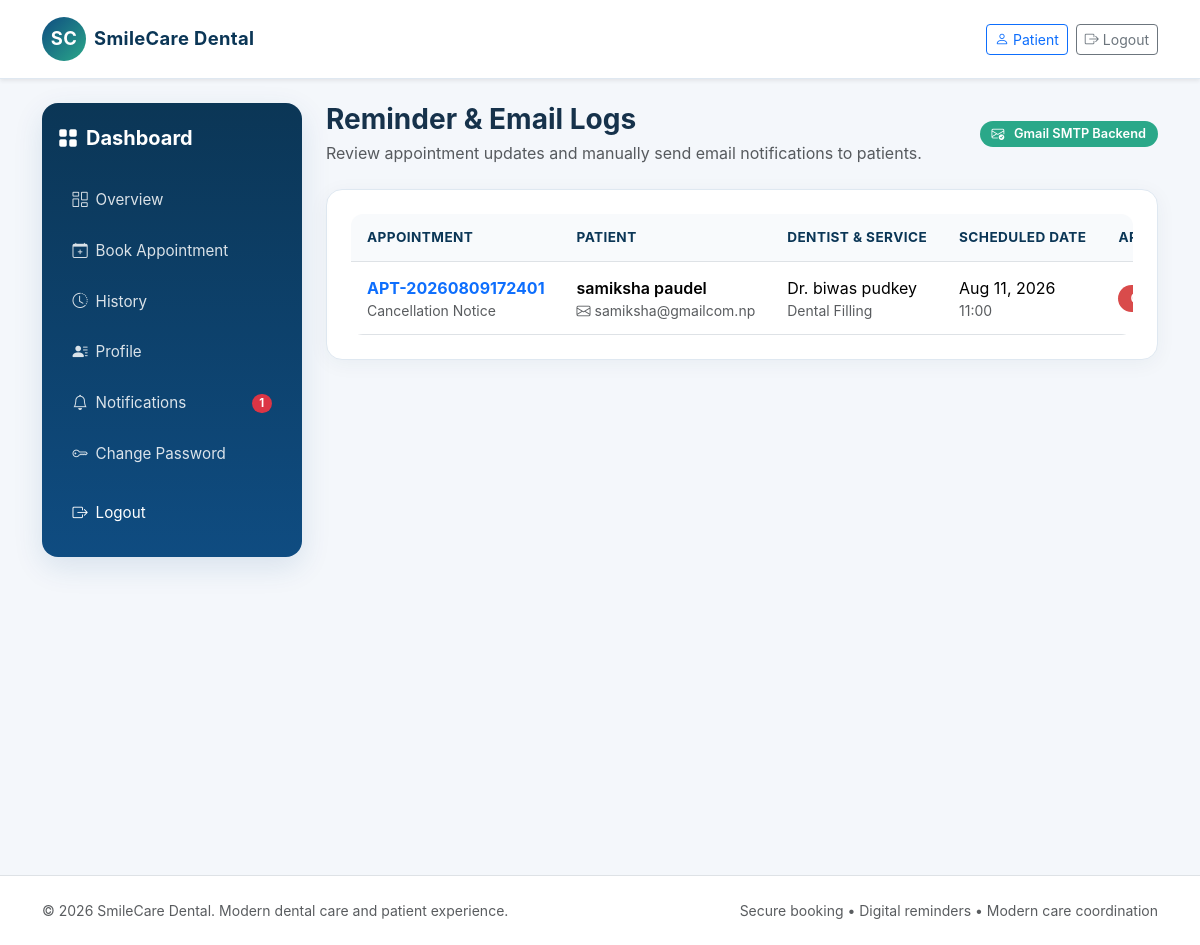
Page /reminders/ (signed in) on the committed database.
### reminders/models.py (models this page shows, shortened)
class Reminder(models.Model):
    REMINDER_TYPE_CHOICES = (
        ('Confirmation', 'Confirmation'),
        ('Reschedule Notice', 'Reschedule Notice'),
        ('Cancellation Notice', 'Cancellation Notice'),
        ('No-Show Notice', 'No-Show Notice'),
        ('24 Hours Before', '24 Hours Before'),
        ('2 Hours Before', '2 Hours Before'),
        ('Follow-Up', 'Follow-Up'),
    )
    CHANNEL_CHOICES = (
        ('Email', 'Email'),
        ('SMS', 'SMS'),
    )
    STATUS_CHOICES = (
        ('Pending', 'Pending'),
        ('Sent', 'Sent'),
        ('Failed', 'Failed'),
    )
    appointment = models.ForeignKey(Appointment, related_name='reminders', on_delete=models.CASCADE)
    reminder_type = models.CharField(max_length=40, choices=REMINDER_TYPE_CHOICES)
    channel = models.CharField(max_length=10, choices=CHANNEL_CHOICES)
    scheduled_for = models.DateTimeField()
    sent_at = models.DateTimeField(null=True, blank=True)
    status = models.CharField(max_length=10, choices=STATUS_CHOICES, default='Pending')
    message = models.TextField(blank=True)
    error_message = models.TextField(blank=True)
    created_at = models.DateTimeField(auto_now_add=True)

### appointments/models.py (models this page shows, shortened)
class Appointment(models.Model):
    STATUS_CHOICES = (
        ('Pending', 'Pending'),
        ('Confirmed', 'Confirmed'),
        ('Checked-In', 'Checked-In'),
        ('Completed', 'Completed'),
        ('Cancelled', 'Cancelled'),
        ('Rescheduled', 'Rescheduled'),
        ('No-Show', 'No-Show'),
    )
    appointment_id = models.CharField(max_length=20, unique=True)
    patient = models.ForeignKey(Patient, related_name='appointments', on_delete=models.CASCADE)
    dentist = models.ForeignKey(Dentist, related_name='appointments', on_delete=models.CASCADE)
    service = models.ForeignKey(DentalService, related_name='appointments', on_delete=models.CASCADE)
    appointment_date = models.DateField()
    start_time = models.TimeField()
    end_time = models.TimeField()
    reason = models.CharField(max_length=200)
    notes = models.TextField(blank=True)
    status = models.CharField(max_length=20, choices=STATUS_CHOICES, default='Pending')
    cancellation_reason = models.TextField(blank=True)
    cancelled_at = models.DateTimeField(null=True, blank=True)
    created_at = models.DateTimeField(auto_now_add=True)
    updated_at = models.DateTimeField(auto_now=True)
    class Meta:
        constraints = [
            models.CheckConstraint(condition=Q(end_time__gt=F('start_time')), name='check_appointment_times'),
        ]

### patients/models.py (models this page shows, shortened)
class Patient(models.Model):
    GENDER_CHOICES = (
        ('M', 'Male'),
        ('F', 'Female'),
        ('O', 'Other'),
    )
    patient_id = models.CharField(max_length=20, unique=True)
    user = models.OneToOneField(settings.AUTH_USER_MODEL, on_delete=models.CASCADE)
    date_of_birth = models.DateField(null=True, blank=True)
    gender = models.CharField(max_length=1, choices=GENDER_CHOICES, blank=True)
    phone = models.CharField(max_length=20, blank=True)
    address = models.TextField(blank=True)
    emergency_contact = models.CharField(max_length=100, blank=True)
    emergency_contact_phone = models.CharField(max_length=20, blank=True)
    medical_notes = models.TextField(blank=True)
    allergies = models.TextField(blank=True)
    created_at = models.DateTimeField(auto_now_add=True)
    updated_at = models.DateTimeField(auto_now=True)
    class Meta:
        ordering = ['-created_at']

### accounts/models.py (models this page shows, shortened)
class User(AbstractUser):
    ROLE_CHOICES = (
        ('patient', 'Patient'),
        ('staff', 'Staff'),
        ('dentist', 'Dentist'),
        ('admin', 'Admin'),
    )
    ACCOUNT_STATUS_CHOICES = (
        ('pending', 'Pending'),
        ('approved', 'Approved'),
        ('rejected', 'Rejected'),
    )
    role = models.CharField(max_length=20, choices=ROLE_CHOICES, default='patient')
    phone = models.CharField(max_length=20, blank=True)
    account_status = models.CharField(max_length=20, choices=ACCOUNT_STATUS_CHOICES, default='approved')
    def is_patient(self):
        return self.role == 'patient'
    def is_staff_role(self):
        return self.role in {'staff', 'admin'}
    def is_dentist(self):
        return self.role == 'dentist'
    def is_admin(self):
        return self.role == 'admin'
    def is_dentist_approved(self):
        return self.is_dentist() and self.is_active and self.account_status == 'approved'

### dentists/models.py (models this page shows, shortened)
class Dentist(models.Model):
    dentist_id = models.CharField(max_length=20, unique=True)
    user = models.OneToOneField(settings.AUTH_USER_MODEL, on_delete=models.CASCADE)
    specialization = models.CharField(max_length=100)
    license_number = models.CharField(max_length=50, unique=True)
    phone = models.CharField(max_length=20, blank=True)
    biography = models.TextField(blank=True)
    years_of_experience = models.PositiveIntegerField(default=0)
    profile_photo = models.CharField(max_length=200, blank=True)
    active = models.BooleanField(default=True)
    created_at = models.DateTimeField(auto_now_add=True)

### services/models.py (models this page shows, shortened)
class DentalService(models.Model):
    name = models.CharField(max_length=100)
    description = models.TextField(blank=True)
    duration = models.PositiveIntegerField(help_text='Duration in minutes')
    price = models.DecimalField(max_digits=8, decimal_places=2, default=0)
    active = models.BooleanField(default=True)
    created_at = models.DateTimeField(auto_now_add=True)
    class Meta:
        ordering = ['name']

### reminders/views.py (the view, shortened to what this page needs)
# urls.py: path('', reminder_list, name='reminders'),
@login_required
def reminder_list(request):
    if not (request.user.is_admin() or request.user.is_staff_role()):
        reminders = Reminder.objects.filter(appointment__patient__user=request.user).order_by('-created_at')
        return render(request, 'dashboard/reminders.html', {'reminders': reminders, 'is_admin_view': False})

### appointments/templatetags/status_tags.py (called while the page is built)
@register.filter
def status_badge_class(status):
    return STATUS_CLASS_MAP.get(status, 'pill-secondary')

### reminders/templatetags/notifications_tags.py (called while the page is built)
@register.simple_tag(takes_context=True)
def unread_notifications_count(context):
    request = context.get('request')
    if not request or not request.user.is_authenticated:
        return 0
    return Notification.objects.filter(user=request.user, is_read=False).count()

### templates/dashboard/reminders.html (shortened to what this page needs)
{% extends 'base.html' %}
{% load status_tags %}
{% block content %}
<div class="dashboard-shell">
    {% include 'dashboard/_sidebar.html' %}
    <div class="main-panel">
        <div class="d-flex flex-column flex-md-row justify-content-between align-items-start align-items-md-center gap-3 mb-4">
            <div>
                <h3 class="fw-bold mb-1">Reminder & Email Logs</h3>
                <p class="text-muted mb-0">Review appointment updates and manually send email notifications to patients.</p>
            </div>
            <div class="pill pill-success"><i class="bi bi-envelope-check me-1"></i> Gmail SMTP Backend</div>
        </div>
        <div class="card-soft p-3 p-md-4">
            <div class="table-responsive">
                <table class="table align-middle text-nowrap">
                    <thead>
                        <tr>
                            <th>Appointment</th>
                            <th>Patient</th>
                            <th>Dentist & Service</th>
                            <th>Scheduled Date</th>
                            <th>Appt Status</th>
                        </tr>
                    </thead>
                    <tbody>
                        {% for reminder in reminders %}
                        <tr>
                            <td>
                                <a href="{% url 'appointment_detail' reminder.appointment.pk %}" class="fw-bold text-primary">
                                    {{ reminder.appointment.appointment_id }}
                                </a>
                                <div class="text-muted small">{{ reminder.reminder_type }}</div>
                            </td>
                            <td>
                                <div class="fw-semibold">{{ reminder.appointment.patient.user.get_full_name|default:reminder.appointment.patient.user.username }}</div>
                                <div class="text-muted small"><i class="bi bi-envelope me-1"></i>{{ reminder.appointment.patient.user.email|default:"No email registered" }}</div>
                            </td>
                            <td>
                                <div>Dr. {{ reminder.appointment.dentist.user.get_full_name|default:reminder.appointment.dentist.user.username }}</div>
                                <div class="text-muted small">{{ reminder.appointment.service.name }}</div>
                            </td>
                            <td>
                                <div>{{ reminder.appointment.appointment_date|date:"M d, Y" }}</div>
                                <div class="text-muted small">{{ reminder.appointment.start_time|time:"H:i" }}</div>
                            </td>
                            <td>
                                <span class="pill {{ reminder.appointment.status|status_badge_class }}">
                                </span>
                            </td>
                        </tr>
                        {% endfor %}
                    </tbody>
                </table>
            </div>
        </div>
    </div>
</div>
{% endblock %}

### static/css/style.css (style rules this page uses)
:root { --primary: #0f4c81; --primary-dark: #0b3656; --accent: #2aa889; --warning: #f4a259; --danger: #d94b4b; --text: #16324b; --muted: #69819b; --bg: #f4f7fb; --card: #ffffff; --border: #dfe8f1; }
body { font-family: Inter, -apple-system, BlinkMacSystemFont, "Segoe UI", Roboto, sans-serif; color: var(--text); background: var(--bg); overflow-x: hidden; }
a { text-decoration: none; color: var(--primary); transition: color 0.2s ease; }
h3, .h3 { font-size: clamp(1.25rem, 2.5vw, 1.75rem); }
.dashboard-shell { display: flex; align-items: stretch; min-height: calc(100vh - 100px); gap: 1.5rem; }
.main-panel { flex: 1; min-width: 0; }
.card-soft { border: 1px solid var(--border); border-radius: 1rem; box-shadow: 0 4px 20px rgba(19,52,79,0.05); background: var(--card); transition: transform 0.2s ease, box-shadow 0.2s ease; }
.pill { display: inline-flex; align-items: center; gap: 0.35rem; padding: 0.35rem 0.75rem; border-radius: 999px; font-size: 0.8rem; font-weight: 600; line-height: 1.2; white-space: nowrap; }
.pill-success { background: #2aa889; color: #fff; }
.pill-danger { background: #d94b4b; color: #fff; }
.table-responsive { border-radius: 0.75rem; overflow-x: auto; -webkit-overflow-scrolling: touch; }
.table { margin-bottom: 0; }
.table thead th { color: var(--primary-dark); font-weight: 700; background-color: #f8fafc; border-bottom-width: 1px; font-size: 0.85rem; text-transform: uppercase; letter-spacing: 0.03em; padding: 0.85rem 1rem; }
.table td { padding: 0.85rem 1rem; vertical-align: middle; }

### rows in the picture
Reminder: appointment.appointment_id "APT-20260809172401", reminder_type "Cancellation Notice", appointment.patient.user.get_full_name "samiksha paudel", appointment.patient.user.email "samiksha@gmailcom.np", appointment.dentist.user.get_full_name "biwas pudkey", appointment.service.name "Dental Filling", appointment.appointment_date "Aug 11, 2026", appointment.start_time "11:00"

### other values in the picture
{{ unread_count }} "1"
